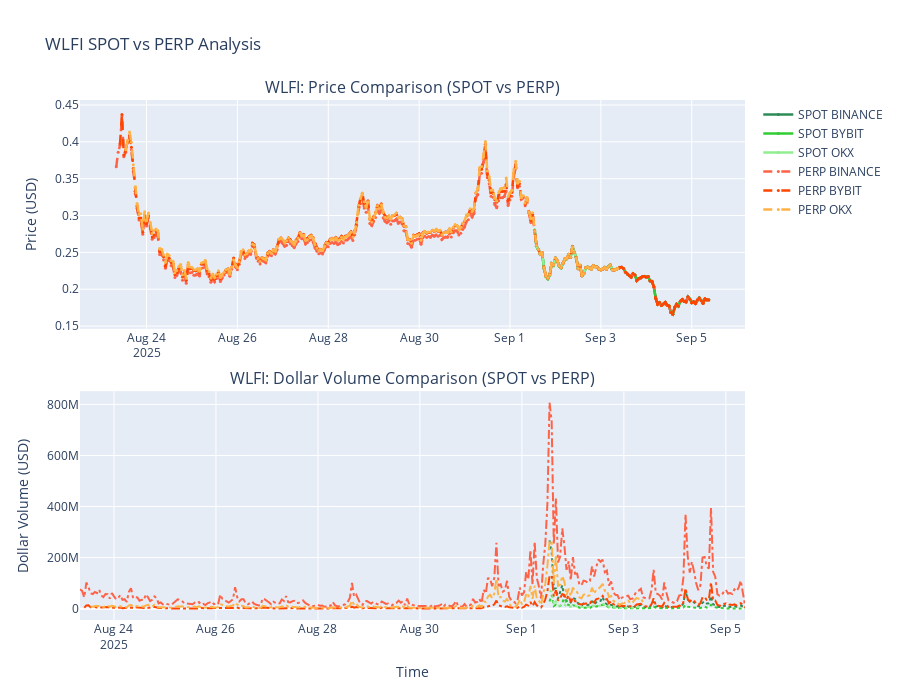

Notebook cell for this chart:
### Code cell
# Simple WLFI Analysis with Date Parameters

# Configuration
TICKER_BASE = "WLFI"
TIMEFRAME = "1h"
LIMIT = 1000  # Increased limit to get more historical data

# Date parameters - Full timeline since WLFI launch
START_TIME = "2025-08-22 00:00:00"  # WLFI launch date
END_TIME = "2025-09-05 23:59:59"    # Current date

print(f"🎯 Complete {TICKER_BASE} Historical Analysis")
print(f"📊 Timeframe: {TIMEFRAME}, Limit: {LIMIT}")
print(f"🏪 Exchanges: {exchanges_list}")
print(f"📅 Full Timeline: {START_TIME} to {END_TIME}")
print(f"⏰ Analysis Period: ~{(datetime.strptime(END_TIME, '%Y-%m-%d %H:%M:%S') - datetime.strptime(START_TIME, '%Y-%m-%d %H:%M:%S')).days} days")
print("="*70)

# Fetch SPOT data
print("\n💰 Fetching COMPLETE SPOT data timeline...")
wlfi_spot = fetch_wlfi_data("WLFI/USDT", exchanges_list, TIMEFRAME, LIMIT, START_TIME, END_TIME)

# Fetch PERP data
print("\n🔄 Fetching COMPLETE PERP data timeline...")
wlfi_perp = {}
for exchange_name in exchanges_list:
    perp_ticker = get_wlfi_perp_ticker(exchange_name)
    perp_data = fetch_wlfi_data(perp_ticker, [exchange_name], TIMEFRAME, LIMIT, START_TIME, END_TIME)
    if perp_data:
        wlfi_perp.update(perp_data)

# Create the plot
if wlfi_spot or wlfi_perp:
    print(f"\n📈 Creating complete {TICKER_BASE} historical visualization...")
    plot_wlfi_simple(wlfi_spot, wlfi_perp, TICKER_BASE)
    
    # Print data summary
    print(f"\n📊 Data Summary:")
    if wlfi_spot:
        for exchange, df in wlfi_spot.items():
            print(f"  SPOT {exchange}: {len(df)} candles from {df.index[0]} to {df.index[-1]}")
    if wlfi_perp:
        for exchange, df in wlfi_perp.items():
            print(f"  PERP {exchange}: {len(df)} candles from {df.index[0]} to {df.index[-1]}")
else:
    print(f"❌ No {TICKER_BASE} data available")

print(f"\n✅ Complete {TICKER_BASE} historical analysis finished!")
